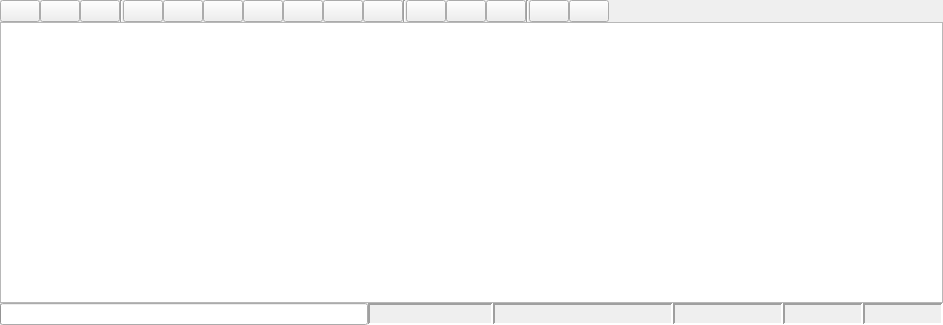
<?xml version="1.0" encoding="UTF-8"?>
<ui version="4.0">
 <class>Bag</class>
 <widget class="QWidget" name="Bag">
  <property name="geometry">
   <rect>
    <x>0</x>
    <y>0</y>
    <width>943</width>
    <height>325</height>
   </rect>
  </property>
  <property name="windowTitle">
   <string>Bag</string>
  </property>
  <layout class="QVBoxLayout" name="verticalLayout">
   <property name="spacing">
    <number>0</number>
   </property>
   <property name="margin">
    <number>0</number>
   </property>

   


   <item>
    <layout class="QHBoxLayout" name="horizontalLayout">
     <item>
      <widget class="QPushButton" name="record_button">
       <property name="toolTip">
        <string>Record</string>
       </property>
       <property name="text">
        <string/>
       </property>
       <property name="iconSize">
        <size>
         <width>16</width>
         <height>16</height>
        </size>
       </property>
      </widget>
     </item>


     <item>
      <widget class="QPushButton" name="load_button">
       <property name="toolTip">
        <string>Load Bag</string>
       </property>
       <property name="text">
        <string/>
       </property>
       <property name="iconSize">
        <size>
         <width>16</width>
         <height>16</height>
        </size>
       </property>
      </widget>
     </item>


     <item>
      <widget class="QPushButton" name="save_button">
       <property name="toolTip">
        <string>Save Bag</string>
       </property>
       <property name="text">
        <string/>
       </property>
       <property name="iconSize">
        <size>
         <width>16</width>
         <height>16</height>
        </size>
       </property>
      </widget>
     </item>
     

     <item>
      <widget class="Line" name="line_7">
       <property name="orientation">
        <enum>Qt::Vertical</enum>
       </property>
      </widget>
     </item>


     <item>
      <widget class="QPushButton" name="begin_button">
       <property name="toolTip">
        <string>Go To Beginning</string>
       </property>
       <property name="text">
        <string/>
       </property>
       <property name="iconSize">
        <size>
         <width>16</width>
         <height>16</height>
        </size>
       </property>
      </widget>
     </item>
     <item>
      <widget class="QPushButton" name="slower_button">
       <property name="toolTip">
        <string>Slower / Rewind</string>
       </property>
       <property name="text">
        <string/>
       </property>
       <property name="iconSize">
        <size>
         <width>16</width>
         <height>16</height>
        </size>
       </property>
      </widget>
     </item>
     <item>
      <widget class="QPushButton" name="previous_button">
       <property name="toolTip">
        <string>Previous frame</string>
       </property>
       <property name="text">
        <string/>
       </property>
       <property name="iconSize">
        <size>
         <width>16</width>
         <height>16</height>
        </size>
       </property>
      </widget>
     </item>
     <item>
      <widget class="QPushButton" name="play_button">
       <property name="toolTip">
        <string>Play / Pause</string>
       </property>
       <property name="text">
        <string/>
       </property>
       <property name="iconSize">
        <size>
         <width>16</width>
         <height>16</height>
        </size>
       </property>
       <property name="checkable">
        <bool>true</bool>
       </property>
      </widget>
     </item>
     <item>
      <widget class="QPushButton" name="next_button">
       <property name="toolTip">
        <string>Next frame</string>
       </property>
       <property name="text">
        <string/>
       </property>
       <property name="iconSize">
        <size>
         <width>16</width>
         <height>16</height>
        </size>
       </property>
      </widget>
     </item>
     <item>
      <widget class="QPushButton" name="faster_button">
       <property name="toolTip">
        <string>Fast Forward</string>
       </property>
       <property name="text">
        <string/>
       </property>
       <property name="iconSize">
        <size>
         <width>16</width>
         <height>16</height>
        </size>
       </property>
      </widget>
     </item>
     <item>
      <widget class="QPushButton" name="end_button">
       <property name="toolTip">
        <string>Go To End</string>
       </property>
       <property name="text">
        <string/>
       </property>
       <property name="iconSize">
        <size>
         <width>16</width>
         <height>16</height>
        </size>
       </property>
      </widget>
     </item>
     <item>
      <widget class="Line" name="line">
       <property name="orientation">
        <enum>Qt::Vertical</enum>
       </property>
      </widget>
     </item>
     <item>
      <widget class="QPushButton" name="zoom_in_button">
       <property name="toolTip">
        <string>Zoom In</string>
       </property>
       <property name="text">
        <string/>
       </property>
       <property name="iconSize">
        <size>
         <width>16</width>
         <height>16</height>
        </size>
       </property>
      </widget>
     </item>
     <item>
      <widget class="QPushButton" name="zoom_out_button">
       <property name="toolTip">
        <string>Zoom Out</string>
       </property>
       <property name="text">
        <string/>
       </property>
       <property name="iconSize">
        <size>
         <width>16</width>
         <height>16</height>
        </size>
       </property>
      </widget>
     </item>
     <item>
      <widget class="QPushButton" name="zoom_all_button">
       <property name="toolTip">
        <string>Zoom Home</string>
       </property>
       <property name="text">
        <string/>
       </property>
       <property name="iconSize">
        <size>
         <width>16</width>
         <height>16</height>
        </size>
       </property>
      </widget>
     </item>
     <item>
      <widget class="Line" name="line_2">
       <property name="orientation">
        <enum>Qt::Vertical</enum>
       </property>
      </widget>
     </item>
     <item>
      <widget class="QPushButton" name="thumbs_button">
       <property name="toolTip">
        <string>Toggle Thumbnails</string>
       </property>
       <property name="text">
        <string/>
       </property>
       <property name="iconSize">
        <size>
         <width>16</width>
         <height>16</height>
        </size>
       </property>
       <property name="checkable">
        <bool>true</bool>
       </property>
      </widget>
     </item>

     <item>
      <widget class="QPushButton" name="capture_button">
       <property name="toolTip">
        <string>Capture Image</string>
       </property>
       <property name="text">
        <string/>
       </property>
       <property name="iconSize">
        <size>
         <width>16</width>
         <height>16</height>
        </size>
       </property>
      </widget>
     </item>


     
     <item>
      <spacer name="horizontalSpacer">
       <property name="orientation">
        <enum>Qt::Horizontal</enum>
       </property>
       <property name="sizeHint" stdset="0">
        <size>
         <width>40</width>
         <height>20</height>
        </size>
       </property>
      </spacer>
     </item>
    </layout>
   </item>
   <item>
    <widget class="BagGraphicsView" name="graphics_view">
     <property name="horizontalScrollBarPolicy">
      <enum>Qt::ScrollBarAlwaysOff</enum>
     </property>
    </widget>
   </item>
   <item>
    <layout class="QHBoxLayout" name="status_bar_layout">
     <item>
      <widget class="QProgressBar" name="progress_bar">
       <property name="sizePolicy">
        <sizepolicy hsizetype="Minimum" vsizetype="Fixed">
         <horstretch>0</horstretch>
         <verstretch>0</verstretch>
        </sizepolicy>
       </property>
       <property name="value">
        <number>0</number>
       </property>
       <property name="textVisible">
        <bool>false</bool>
       </property>
      </widget>
     </item>
     <item>
      <widget class="QLabel" name="stamp_label">
       <property name="maximumSize">
        <size>
         <width>125</width>
         <height>16777215</height>
        </size>
       </property>
       <property name="toolTip">
        <string>Time Stamp of the current playhead</string>
       </property>
       <property name="frameShape">
        <enum>QFrame::Panel</enum>
       </property>
       <property name="frameShadow">
        <enum>QFrame::Sunken</enum>
       </property>
       <property name="lineWidth">
        <number>2</number>
       </property>
       <property name="text">
        <string/>
       </property>
      </widget>
     </item>
     <item>
      <widget class="QLabel" name="date_label">
       <property name="maximumSize">
        <size>
         <width>180</width>
         <height>16777215</height>
        </size>
       </property>
       <property name="toolTip">
        <string>Date and time of the playhead</string>
       </property>
       <property name="frameShape">
        <enum>QFrame::Panel</enum>
       </property>
       <property name="frameShadow">
        <enum>QFrame::Sunken</enum>
       </property>
       <property name="lineWidth">
        <number>2</number>
       </property>
       <property name="text">
        <string/>
       </property>
      </widget>
     </item>
     <item>
      <widget class="QLabel" name="seconds_label">
       <property name="minimumSize">
        <size>
         <width>0</width>
         <height>0</height>
        </size>
       </property>
       <property name="maximumSize">
        <size>
         <width>110</width>
         <height>16777215</height>
        </size>
       </property>
       <property name="toolTip">
        <string>Number of Seconds from the beginning of the current playhead</string>
       </property>
       <property name="frameShape">
        <enum>QFrame::Panel</enum>
       </property>
       <property name="frameShadow">
        <enum>QFrame::Sunken</enum>
       </property>
       <property name="lineWidth">
        <number>2</number>
       </property>
       <property name="text">
        <string/>
       </property>
      </widget>
     </item>
     <item>
      <widget class="QLabel" name="playspeed_label">
       <property name="maximumSize">
        <size>
         <width>80</width>
         <height>16777215</height>
        </size>
       </property>
       <property name="frameShape">
        <enum>QFrame::Panel</enum>
       </property>
       <property name="frameShadow">
        <enum>QFrame::Sunken</enum>
       </property>
       <property name="lineWidth">
        <number>2</number>
       </property>
       <property name="text">
        <string/>
       </property>
      </widget>
     </item>
     <item>
      <widget class="QLabel" name="filesize_label">
       <property name="maximumSize">
        <size>
         <width>80</width>
         <height>16777215</height>
        </size>
       </property>
       <property name="frameShape">
        <enum>QFrame::Panel</enum>
       </property>
       <property name="frameShadow">
        <enum>QFrame::Sunken</enum>
       </property>
       <property name="lineWidth">
        <number>2</number>
       </property>
       <property name="text">
        <string/>
       </property>
      </widget>
     </item>

     
     


    </layout>
   </item>
  </layout>
 </widget>
 <customwidgets>
  <customwidget>
   <class>BagGraphicsView</class>
   <extends>QGraphicsView</extends>
   <header>rqt_bag.bag_widget</header>
  </customwidget>
 </customwidgets>
 <resources/>
 <connections/>
</ui>
